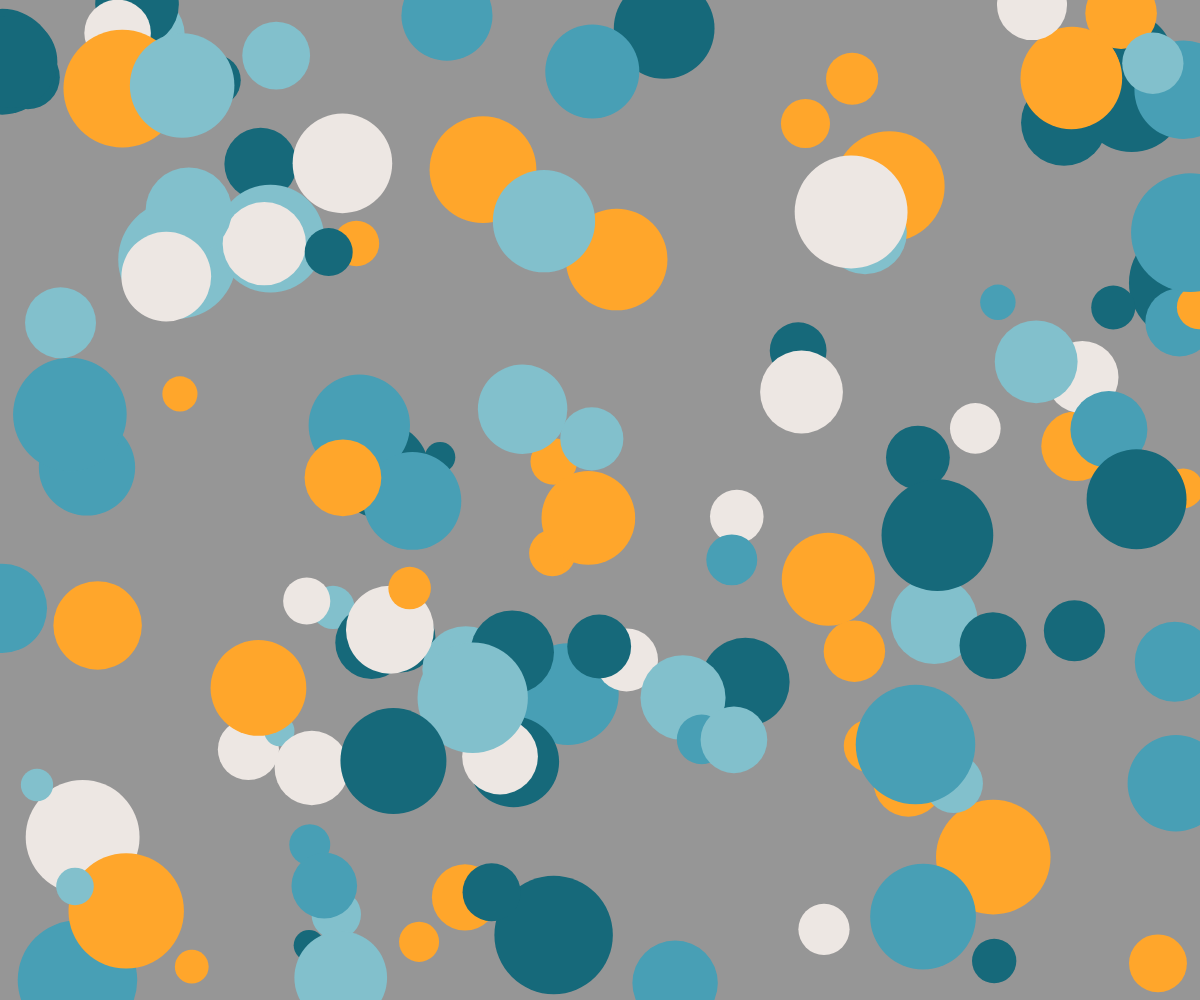
Frame 1 (no input)
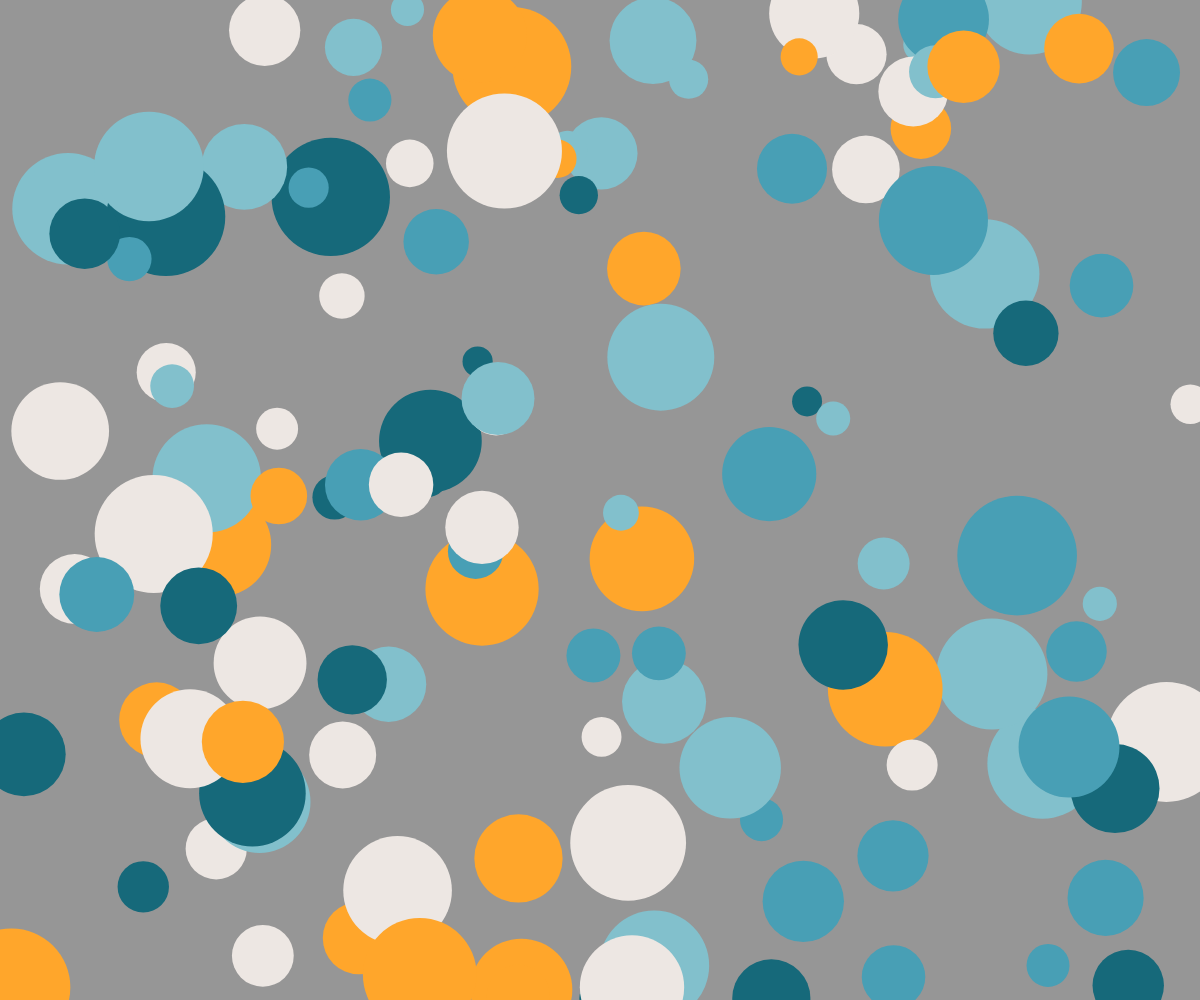
Frame 2 (the mouse pressed at the canvas centre, redrawn once)

The p5.js sketch that drew these frames (run headless with seeded random() and noise() and a simulated clock; the mouse was pressed at the canvas centre and the sketch redrawn once):

// p5.js sketch
// ── sketch.js
"use strict";
//==========
// p5.js

function setup(){
	createCanvas(windowWidth, windowHeight);
	noLoop();
}

function draw(){
	
	let pallets = [
		color(22, 105, 122),
		color(72, 159, 181),
		color(130, 192, 204),
		color(237, 231, 227),
		color(255, 166, 43)
	];

	background(150);
	noStroke();

	for(let i=0; i<130; i++){
		let rdm = random(pallets.length);
		let index = floor(rdm);
		fill(pallets[index]);

		let rX = random(width);
		let rY = random(height);
		let rS = random(30, 120);
		circle(rX, rY, rS);
	}
}
